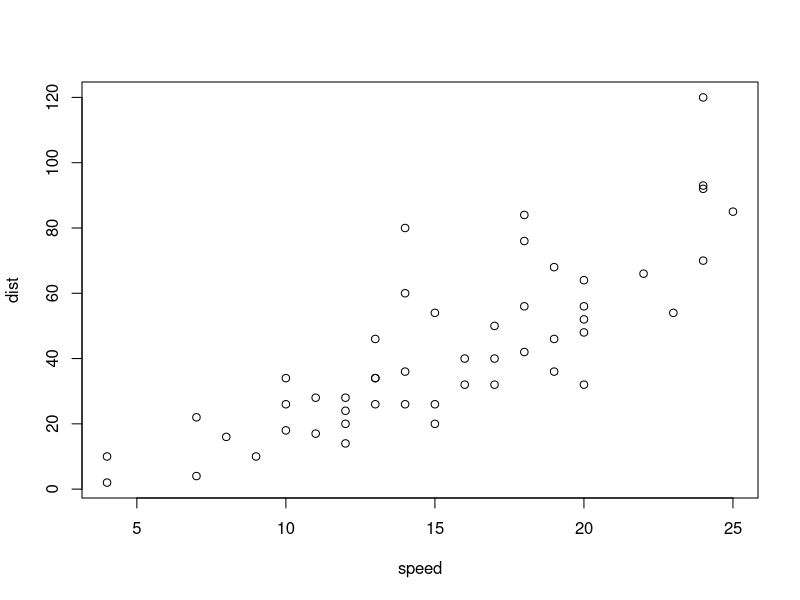
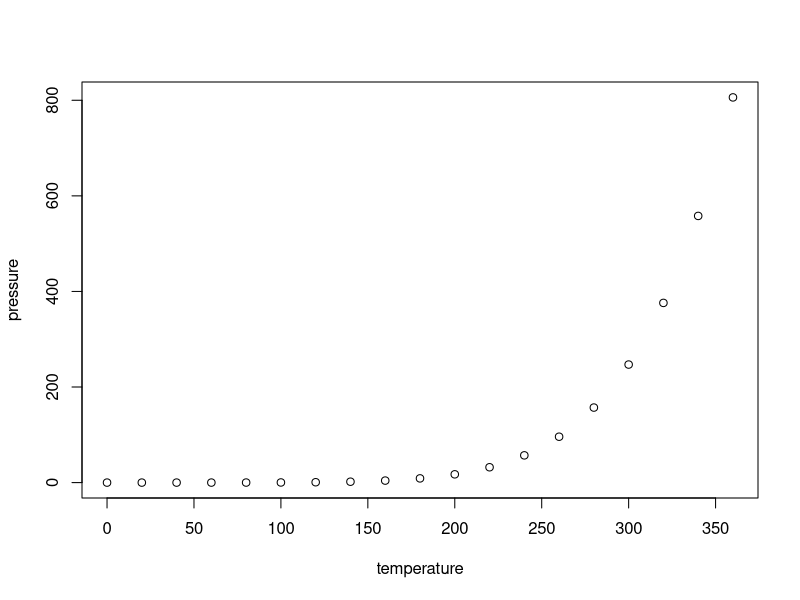
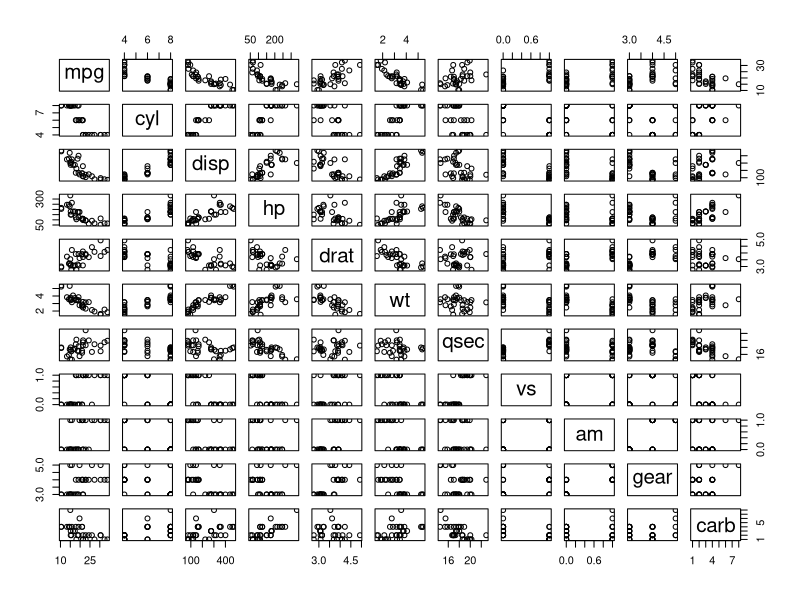
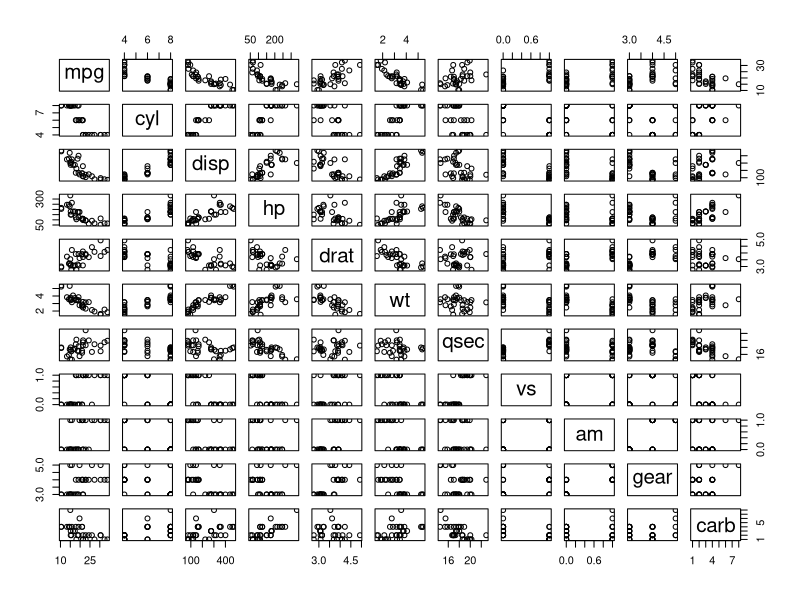

Write the R code that produced these figures, in order.
## ---- chunk 1
plot(cars)
## ---- chunk 2
plot(pressure)
## ---- chunk 3
plot(mtcars)
## ---- chunk 4
plot(mtcars)
